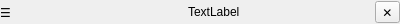
<?xml version="1.0" encoding="UTF-8"?>
<ui version="4.0">
 <class>ArrayElement</class>
 <widget class="QWidget" name="ArrayElement">
  <property name="geometry">
   <rect>
    <x>0</x>
    <y>0</y>
    <width>400</width>
    <height>24</height>
   </rect>
  </property>
  <property name="sizePolicy">
   <sizepolicy hsizetype="Preferred" vsizetype="Minimum">
    <horstretch>0</horstretch>
    <verstretch>0</verstretch>
   </sizepolicy>
  </property>
  <property name="windowTitle">
   <string notr="true"/>
  </property>
  <layout class="QHBoxLayout" name="horizontalLayout">
   <property name="spacing">
    <number>0</number>
   </property>
   <property name="leftMargin">
    <number>0</number>
   </property>
   <property name="topMargin">
    <number>0</number>
   </property>
   <property name="rightMargin">
    <number>0</number>
   </property>
   <property name="bottomMargin">
    <number>0</number>
   </property>
   <item>
    <widget class="QLabel" name="drag">
     <property name="text">
      <string notr="true">☰</string>
     </property>
    </widget>
   </item>
   <item>
    <widget class="QLabel" name="label">
     <property name="text">
      <string>TextLabel</string>
     </property>
    </widget>
   </item>
   <item>
    <widget class="QToolButton" name="toolButton">
     <property name="text">
      <string notr="true">✕</string>
     </property>
    </widget>
   </item>
  </layout>
 </widget>
 <resources/>
 <connections/>
</ui>
